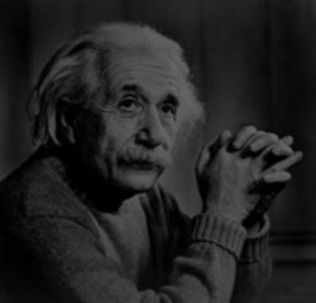
#> input picture dark.JPG, 316 x 303 px
$ python -i adjust_Brightness.py   (imports and definitions only)
#> lines starting #> are read from the running program, lines starting #| are printed output that depends on the picture
#> further down, picture is the input picture: shape (303, 316, 3); min 0, max 104, mean 34.1
# brightness.py
import cv2 as cv
import numpy as np
import os
import datetime

# [5 lines left out: function apply_gamma_correction, not called in this run]

def apply_clahe(image):
    """Apply CLAHE for contrast enhancement"""
    lab = cv.cvtColor(image, cv.COLOR_BGR2LAB)
#> lab: shape (303, 316, 3); mean of channels 0, 1, 2 34.3, 128, 128
    l, a, b = cv.split(lab)
#> a: shape (303, 316); every value is 128
    clahe = cv.createCLAHE(clipLimit=2.0, tileGridSize=(8, 8))
    l = clahe.apply(l)
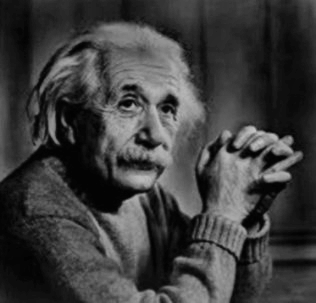
#> l: shape (303, 316); min 1, max 194, mean 61.4
    return cv.cvtColor(cv.merge([l, a, b]), cv.COLOR_LAB2BGR)

# [143 lines left out: functions analyze_image, select_best_enhancement, apply, not called in this run]

>>> import cv2
>>> picture = cv2.imread('dark.JPG')
>>> result = apply_clahe(picture)
